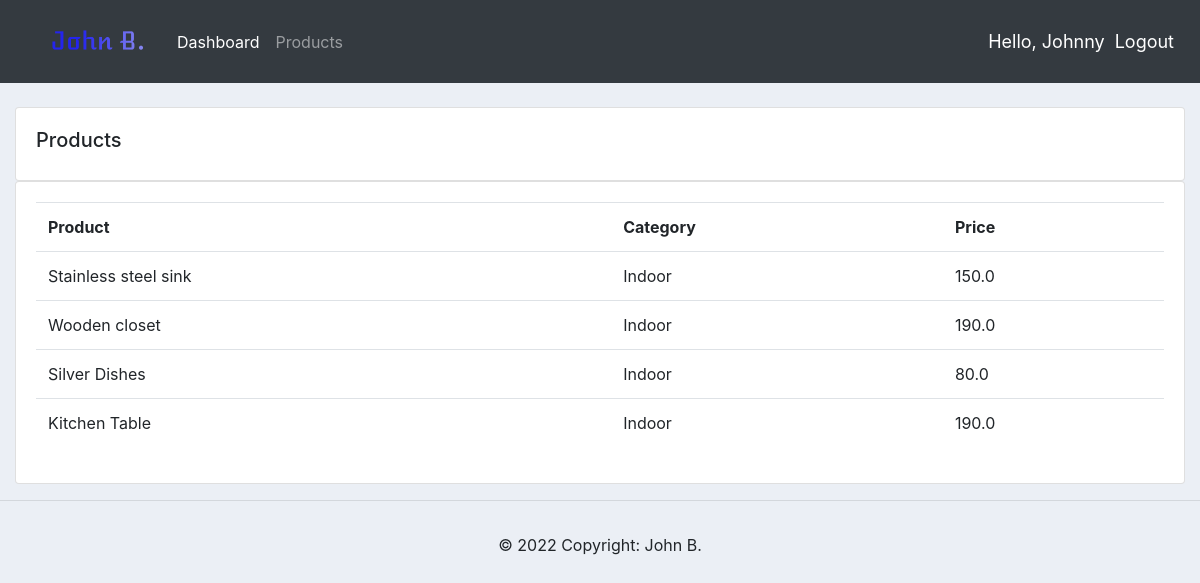
Screenshot of /products/ (signed in) with the database file from the repository.
### accounts/models.py (models this page shows, shortened)
class Product(models.Model):
    CATEGORY= (
        ('Indoor', 'Indoor'),
        ('Out Door', 'Out Door')
    )
    name = models.CharField(max_length=200, null=True)
    price = models.FloatField(null=True)
    category = models.CharField(max_length=200, null=True, choices=CATEGORY)
    description = models.CharField(max_length=200, null=True, blank=True)
    date_created = models.DateTimeField(auto_now_add=True, null=True)
    tags = models.ManyToManyField(Tag)

### accounts/decorators.py (the view)
		def wrapper_func(request, *args, **kwargs):
			group = None
			if request.user.groups.exists():
				group = request.user.groups.all()[0].name
			if group in allowed_roles:
				return view_func(request, *args, **kwargs)
			else:
				return HttpResponse('You are not authorized to view this page')

### accounts/views.py (called while the page is built)
@login_required(login_url='login')
@allowed_users(allowed_roles=['admin'])
def products(request):
	products = Product.objects.all()
	return render(request, 'accounts/products.html', {'products':products})

### accounts/templates/accounts/products.html
{%  extends 'accounts/main.html' %}
{% block content %}
	<br>
		<div class="row">
			<div class="col-md">
				<div class="card card-body">
					<h5>Products</h5>
				</div>
				<div class="card card-body">
					<table class="table">
						<tr>
							<th>Product</th>
							<th>Category</th>
							<th>Price</th>
						</tr>
						{% for i in products %}
							<tr>
								<td>{{i.name}}</td>
								<td>{{i.category}}</td>
								<td>{{i.price}}</td>
							</tr>
						{% endfor %}
					</table>
				</div>
			</div>
		</div>
{% endblock content %}

### accounts/templates/accounts/navbar.html (shortened to what this page needs)
{% load static %}
<nav class="navbar navbar-expand-lg navbar-dark bg-dark">
 <img src="{% static 'images/logo.png' %}">
  <div class="collapse navbar-collapse" id="navbarNav">
    <ul class="navbar-nav">
      {% if request.user.is_staff %}
      <li class="nav-item active">
        <a class="nav-link" href="{% url 'home' %}">Dashboard</a>
      </li>
      <li class="nav-item">
        <a class="nav-link" href="{% url 'products' %}">Products</a>
      </li>
      {% else %}
       <li class="nav-item">
        <a class="nav-link" href="{% url 'account' %}">Settings</a>
      </li>
      {% endif %}
    </ul>
  </div>
  <span class="hello-msg">Hello, {{request.user}}</span>
  <span ><a  class="hello-msg" href="{% url 'logout' %}">Logout</a></span>
</nav>

### static/css/main.css (style rules this page uses)
body { background-color: #ebeff5; }
.hello-msg { font-size: 18px; color: #fff; margin-right: 10px; }

### rows the page displays
Product: name "Stainless steel sink", category "Indoor", price "150.0"
Product: name "Wooden closet", category "Indoor", price "190.0"
Product: name "Silver Dishes", category "Indoor", price "80.0"
Product: name "Kitchen Table", category "Indoor", price "190.0"

### other values shown
{{ request.user }} "Johnny"
